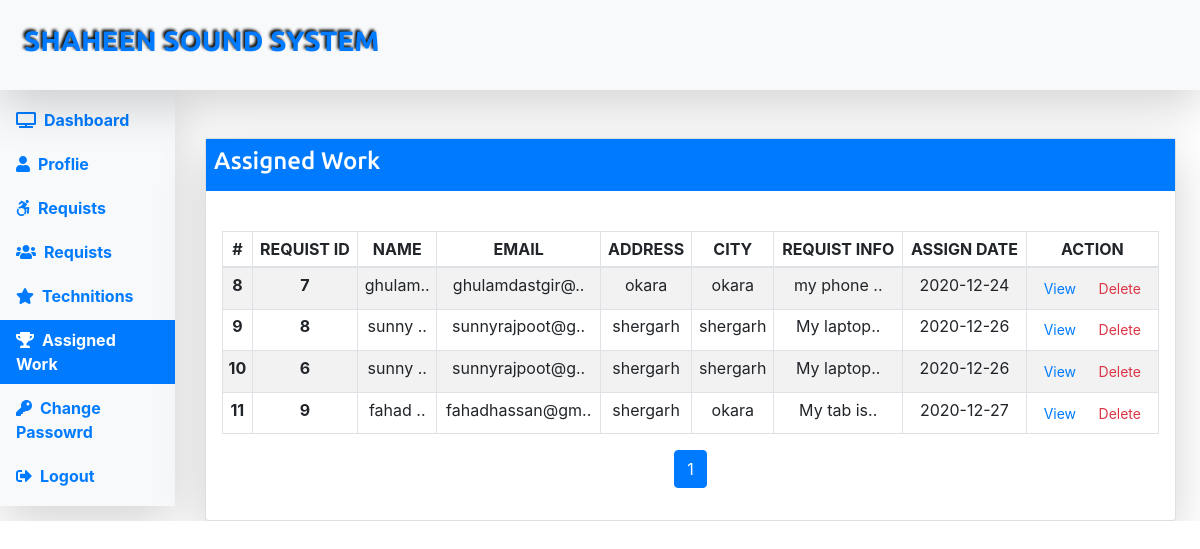
The page /admin/assigned-work.php on the database its author committed.
### tables this page shows
CREATE TABLE `assigned_work` (
  `as_work_id` int(11) NOT NULL,
  `requist_id` int(11) NOT NULL,
  `requist_info` text NOT NULL,
  `requist_desc` text NOT NULL,
  `requister_name` varchar(150) NOT NULL,
  `requister_add1` varchar(120) NOT NULL,
  `requister_city` varchar(120) NOT NULL,
  `requister_state` varchar(120) NOT NULL,
  `requister_zip` bigint(20) NOT NULL,
  `requister_email` varchar(200) NOT NULL,
  `requister_mobile` bigint(20) NOT NULL,
  `assign_date` varchar(150) NOT NULL,
  `assign_tech` varchar(180) NOT NULL
);

### admin/assigned-work.php (the view, shortened to what this page needs)
<?php
include("../includes/header.php");
include("../includes/config.php");
?>
</head>
<body>
<?php include("../includes/sub-header.php"); ?>
<div id="dashboar-wrapper">
<div class="row">
<div class="col-md-2">
<nav class="nav flex-column bg-light shadow-lg py-2">
    <li class="nav-item"><a href="index.php" class="nav-link"><i class="fa fa-tv mr-2"></i>Dashboard</a>
    </li>
    <li class="nav-item"><a href="profile.php" class="nav-link"><i
                class="fa fa-user mr-2"></i>Proflie</a></li>
    <li class="nav-item"><a href="requists.php" class="nav-link"><i
                class="fab fa-accessible-icon mr-2"></i>Requists</a></li>
    <li class="nav-item"><a href="requisters.php" class="nav-link"><i
                class="fa fa-users mr-2"></i>Requists</a>
    </li>
    <li class="nav-item"><a href="technition.php" class="nav-link"><i class="fa fa-star mr-2"></i>Technitions</a></li>
    <li class="nav-item"><a href="assigned-work.php" class="nav-link active"><i class="fa fa-trophy mr-2"></i>Assigned Work</a></li>
    <li class="nav-item"><a href="password.php" class="nav-link"><i class="fa fa-key mr-2"></i>Change
            Passowrd</a>
    </li>
    <li class="nav-item"><a href="logout.php" class="nav-link"><i
                class="fa fa-sign-out-alt mr-2"></i>Logout</a></li>
</nav>
</div>
<div class="col-md-10">
<div class="card shadow-lg  mr-4 mt-5">
    <div class="bg-primary text-white p-2">
        <h4>Assigned Work</h4>
    </div>
    <div class="table-responsive mt-4 p-3">
        <?php
        if(isset($_GET['page'])) {
                $page = $_GET['page'];
        } else {
            $page = 1;
        }
        $limit = 5;
        $offset = ($page - 1) * $limit;
        $sql = "SELECT * FROM assigned_work ORDER BY as_work_id AND requist_id DESC LIMIT $offset, $limit";
        $result = mysqli_query($conn,$sql) or die("Query Faield : Select");
        if(mysqli_num_rows($result) > 0) {
        ?>
        <table class="table table-striped table-sm table-bordered text-center">
            <thead>
                <tr class="up-case">
                    <th class="font-weight-bold">#</th>
                    <th>Requist Id</th>
                    <th>Name</th>
                    <th>Email</th>
                    <th>Address</th>
                    <th>City</th>
                    <th>Requist Info</th>
                    <th>Assign Date</th>
                    <th>Action</th>
                </tr>
            </thead>
            <tbody>
                <?php while($row=mysqli_fetch_assoc($result)) { ?>
                <tr>
                    <td class="font-weight-bold"><?php echo $row['as_work_id']; ?></td>
                    <td class="font-weight-bold"><?php echo $row['requist_id']; ?></td>
                    <td><?php echo substr($row['requister_name'],0,6) . '..'; ?></td>
                    <td><?php echo substr($row['requister_email'],0,14). ".."; ?></td>
                    <td><?php echo $row['requister_add1']; ?></td>
                    <td><?php echo $row['requister_city']; ?></td>
                    <td><?php echo substr($row['requist_info'],0,9) . '..'; ?></td>
                    <td><?php echo $row['assign_date']; ?></td>
                    <td><a href="view-assign-work.php?id=<?php echo $row['as_work_id']; ?>" class="btn btn-sm text-primary">View</a>
                    <a href="delete-assign-work.php?id=<?php echo $row['as_work_id'];  ?>" class="btn btn-sm text-danger">Delete</a></td>
                </tr>
                <?php } ?>
            </tbody>
        </table>
        <?php } else { die("<p class='text-warning'>No Record</p>"); } ?>
        <nav>
            <?php
            $pag_sql = "SELECT as_work_id FROM assigned_work";
            $pag_result = mysqli_query($conn,$pag_sql) or die("Pagination Query Failed.");
            if(mysqli_num_rows($pag_result) > 0) {
                $total_records = mysqli_num_rows($pag_result);
                $total_page = ceil($total_records / $limit);
            }
            ?>
            <ul class="pagination justify-content-center">
                <?php if($page > 1) { ?>
                <li class="page-item"><a href="assigned-work.php?page=<?php echo ($page - 1); ?>" class="page-link">Prev</a></li>
                <?php } for($i=1; $i<=$total_page; $i++) {
                    if($page == $i) {
                        $active = "active";
                    } else {
                        $active = "";
                    }
                ?>
                <li class="page-item <?php echo $active; ?>"><a href="assigned-work.php?page=<?php echo $i; ?>" class="page-link"><?php echo $i; ?></a></li>
                <?php  }
                ?>
            </ul>
        </nav>
    </div>
</div>
</div>
</div>
</div>
<?php include("../includes/footer.php") ?>

### includes/header.php (shortened to what this page needs)
<!DOCTYPE html>
<html lang="en">
<head>
    <link rel="stylesheet" href="../css/bootstrap.min.css">
    <link rel="stylesheet" href="../css/all.min.css">
    <link rel="stylesheet" href="../css/style.css">

### includes/sub-header.php (shortened to what this page needs)
<header class="p-4 bg-light shadow-lg d-print-none">
        <h3 class="text-primary float-left up-case"><a href="index.php">Shaheen Sound System</a></h3>
    </header>

### includes/footer.php (shortened to what this page needs)
</body>
</html>

### css/style.css (style rules this page uses)
* { padding: 0; margin: 0; }
html { scroll-behavior: smooth; }
h1,h2,h3 { font-family:"Ubuntu-Bold"; }
h4,h5 { font-family:"Ubuntu-Medium"; }
.up-case { text-transform: uppercase; }
header { overflow: auto; position: sticky; top: 0; z-index: 1; }
header h3,#adminLogin .login-content h3 { font-weight: bold; text-shadow: -2px -2px 3px #000000; }
#dashboar-wrapper { overflow: hidden; }
#dashboar-wrapper .nav .nav-link { font-weight: bold; margin: 2px 0; }
#dashboar-wrapper .nav .nav-link:hover, .nav .active { background-color: #007bff!important; color: #ffffff!important; }
a { text-decoration: none!important; }

### rows shown on the page
assigned_work: as_work_id "8", requist "7", requister_name "ghulam", requister_email "ghulamdastgir@", requister_add1 "okara", requister_city "okara", requist_info "my phone", assign_date "2020-12-24"
assigned_work: as_work_id "9", requist "8", requister_name "sunny", requister_email "sunnyrajpoot@g", requister_add1 "shergarh", requister_city "shergarh", requist_info "My laptop", assign_date "2020-12-26"
assigned_work: as_work_id "10", requist "6", requister_name "sunny", requister_email "sunnyrajpoot@g", requister_add1 "shergarh", requister_city "shergarh", requist_info "My laptop", assign_date "2020-12-26"
assigned_work: as_work_id "11", requist "9", requister_name "fahad", requister_email "fahadhassan@gm", requister_add1 "shergarh", requister_city "okara", requist_info "My tab is", assign_date "2020-12-27"
